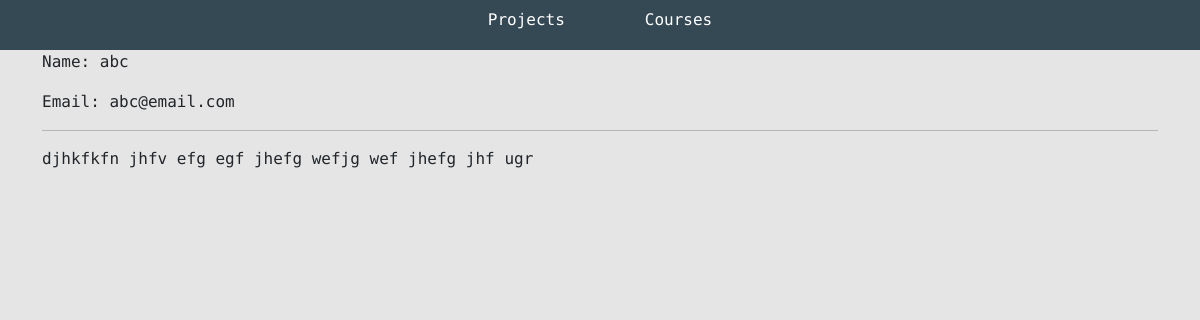
The app's page /message/e298d494-e748-47a1-9a7b-fe33ca161b83/ with its own data.
### base/models.py (models this page shows, shortened)
class Message(models.Model):
    name = models.CharField(max_length=200, null=True)
    email = models.CharField(max_length=200, null=True)
    subject = models.CharField(max_length=200, null=True)
    body = models.TextField()
    is_read = models.BooleanField(default=False)
    created = models.DateTimeField(auto_now_add=True)
    id = models.UUIDField(default=uuid.uuid4, unique=True, primary_key=True, editable=False)

### base/views.py (the view)
# urls.py: path('message/<str:pk>/', views.messagePage, name="message"),
def messagePage(request, pk):
    message = Message.objects.get(id=pk)
    message.is_read = True
    message.save()
    context = {'message': message}
    return render(request, 'base/message.html', context)

### base/templates/base/message.html
{% extends 'base/main.html' %}
{% load static %}
{% block content %}
<div class="container">
    <p>Name: {{message.name}}</p>
    <p>Email: {{message.email}}</p>
    <hr>
    <p>{{message.body}}</p>
</div>
{% endblock content %}

### static/styles/main.css (style rules this page uses)
:root { --mainColor:#eaeaea; --secondaryColor:#fff; --borderColor:#c1c1c1; --mainText:black; --secondaryText:#4b5156; }
html, body { padding: 0; margin: 0; background-color: #e5e5e5; font-family: 'Roboto Mono', 'monospace', sans-serif; }

### records on screen
Message: name "abc", email "abc@email.com", body "djhkfkfn jhfv efg egf jhefg wefjg wef jhefg jhf ugr"
